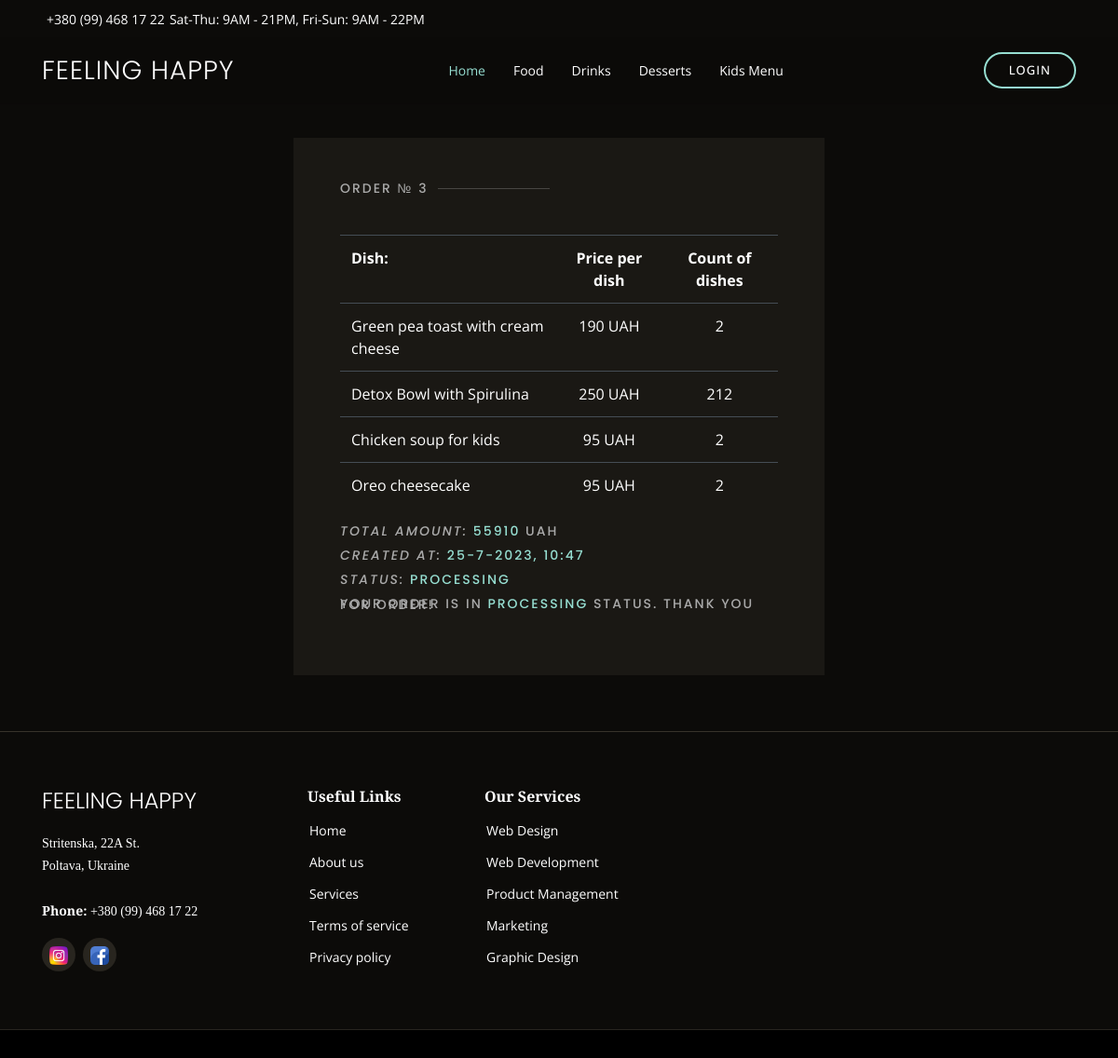
/order/order_detail/3/, run on the app's committed database.
### order/models.py (models this page shows, shortened)
class Order(models.Model):
    user = models.ForeignKey(to=User, on_delete=models.CASCADE)
    status = models.ForeignKey(to=OrderStatus, on_delete=models.DO_NOTHING)
    dishes = models.ManyToManyField(to=Dish, through="OrderDish")
    making_datetime = models.DateTimeField()
    total_amount = models.PositiveIntegerField()
    address = models.CharField(max_length=255, blank=True)

class OrderDish(models.Model):
    dish = models.ForeignKey(to=Dish, on_delete=models.DO_NOTHING)
    order = models.ForeignKey(to=Order, on_delete=models.CASCADE)
    dish_count = models.PositiveIntegerField()
    class Meta:
        verbose_name_plural = "dishes in order"

class OrderStatus(models.Model):
    name = models.CharField(max_length=255)
    class Meta:
        verbose_name_plural = "order statuses"
    def __str__(self) -> str:
        return f"{self.name}"

### dish/models.py (models this page shows, shortened)
class Dish(models.Model):
    name = models.CharField(max_length=255)
    description = models.TextField()
    photo = models.CharField(max_length=255, default="")
    type = models.ForeignKey(to=DishType, on_delete=models.DO_NOTHING)
    price = models.PositiveIntegerField()
    class Meta:
        verbose_name_plural = "dishes"

### order/views.py (the view)
# urls.py: path("order_detail/<int:pk>/", OrderDetailView.as_view(), name="order-detail"),
class OrderDetailView(generic.DetailView):
    model = Order
    template_name = "order/order_detail.html"
    queryset = Order.objects.prefetch_related("dishes")

### templates/order/order_detail.html (shortened to what this page needs)
{% extends "base.html" %}
{% block content %}
  <main id="main">
  <section class="inner-page">
  <p><div><br><br><br></div>
  <div class="col-sm-6" style="margin: auto">
  <section id="menu" class="menu section-bg" style="padding: 50px">
  <div class="section-title"><h2>Order № {{ order.id }}</h2></div>
    <table class="table table-dark" style="background-color: transparent">
      <tr>
        <th>Dish:</th>
        <th style="text-align: center;">Price per dish</th>
        <th style="text-align: center;">Count of dishes</th>
      </tr>
      {% for orderdish in order.orderdish_set.all %}
        <tr>
          <td>{{ orderdish.dish.name }}</td>
          <td style="text-align: center;">{{ orderdish.dish.price }} UAH</td>
          <td style="text-align: center;"> {{ orderdish.dish_count }}   </td>
        </tr>
      {% endfor %}
    </table>
    <div class="order-row">
      <p><i>total amount:</i> <b>{{ order.total_amount }}</b> UAH</p>
      <p><i>created at:</i> <b>{{ order.making_datetime.day }}-{{ order.making_datetime.month }}-{{ order.making_datetime.year }}, {{ order.making_datetime.hour }}:{{ order.making_datetime.minute }}</b></p>
      <p><i>status:</i> <b>{{ order.status }}</b></p>
    </div>
  <div>
    {% if not order.address %}
      <form action="{% url 'order:confirm-order-by-user' pk=order.id %}" method="post">
        {% csrf_token %}
        <label for="address">Address for delivery:</label>
        <input type="text" name="address" class="form-control" placeholder="Address...">
        <input type="submit" value="Submit" class="book-a-table-btn scrollto d-none d-lg-flex" style="margin: auto">
      </form>
      {% else %}
      <div class="order-row">
        <p>Your order is in <b>{{ order.status.name }}</b> status. Thank you for order!</p>
      </div>
    {% endif %}
  </div>
  </section>
  </div>
  </section>
  </main>
{% endblock %}

### static/assets/css/style.css (style rules this page uses)
body { font-family: "Open Sans", sans-serif; background: #0c0b09; color: #fff; }
h1, h2, h3, h4, h5, h6 { font-family: "Playfair Display", serif; }
section { padding: 60px 0; overflow: hidden; }
.section-bg { background-color: #1a1814; }
.section-title { padding-bottom: 40px; }
.section-title h2 { font-size: 14px; font-weight: 500; padding: 0; line-height: 1px; margin: 0 0 5px 0; letter-spacing: 2px; text-transform: uppercase; color: #aaaaaa; font-family: "Poppins", sans-serif; }
.order-row p { font-size: 14px; font-weight: 500; line-height: 1px; margin: 25px 0; letter-spacing: 2px; text-transform: uppercase; color: #aaaaaa; font-family: "Poppins", sans-serif; }
.order-row b { font-size: 14px; font-weight: 500; line-height: 1px; margin: 25px 0; letter-spacing: 2px; text-transform: uppercase; color: #96DED1; font-family: "Poppins", sans-serif; }
.section-title h2::after { content: ""; width: 120px; height: 1px; display: inline-block; background: rgba(255, 255, 255, 0.2); margin: 4px 10px; }

### data on the page
Order: id "3", total_amount "55910", making_datetime.day "25", making_datetime.month "7", making_datetime.year "2023", making_datetime.hour "10", making_datetime.minute "47", status "PROCESSING", status.name "PROCESSING"
OrderDish: dish.name "Green pea toast with cream cheese", dish.price "190", dish_count "2"
OrderDish: dish.name "Detox Bowl with Spirulina", dish.price "250", dish_count "212"
OrderDish: dish.name "Chicken soup for kids", dish.price "95", dish_count "2"
OrderDish: dish.name "Oreo cheesecake", dish.price "95", dish_count "2"
